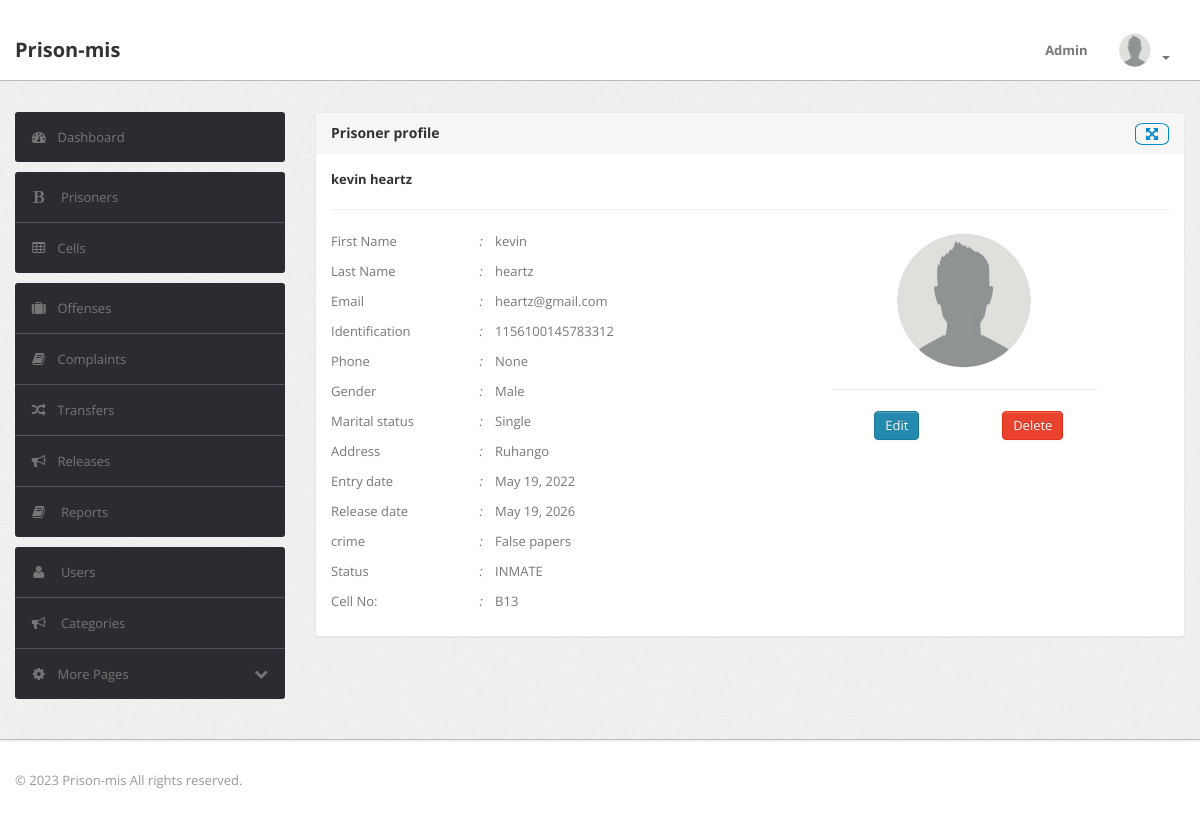
The app's page /prisoners/54/ (signed in) with its own data.
### accounts_app/models.py (models this page shows)
class User(AbstractUser):
    category = models.ForeignKey(Category, on_delete=models.SET_NULL, null=True)
    photo = models.ImageField(upload_to='photos/', default='avatar.png')

### prisoners_app/models.py (models this page shows)
class Prisoner(models.Model):
    firstname = models.CharField(max_length=30, default='None')
    lastname = models.CharField(max_length=30, default='None')
    email = models.EmailField(null=True,blank=True)
    identification = models.IntegerField(max_length=16)
    phone = models.IntegerField(null=True,blank=True)
    crime = models.ForeignKey(Crime, on_delete=models.SET_NULL,null=True)
    cell = models.ForeignKey(Cell, on_delete=models.SET_NULL,null=True,blank=True)
    entry_date = models.DateField()
    release_date = models.DateField(null=True, blank=True)
    marital_status = models.TextField(max_length=10, choices = MARITAL_CHOICES)
    gender = models.TextField(max_length=10, choices = GENDER_CHOICES)
    address = models.CharField(max_length=20)
    status = models.CharField(max_length=10,choices=PRISONER_STATUS_CHOICES,default="INMATE",blank=True)
    photo = models.ImageField(upload_to='photos/', default='avatar.png')
    def __str__(self):
        return str(self.firstname + ' ' + self.lastname)

class Crime(models.Model):
    name = models.CharField(max_length=30)
    description = models.TextField()
    detention_period = models.IntegerField()
    def __str__(self):
        return self.name

class Cell(models.Model):
    name = models.CharField(max_length=10)
    max_inmates = models.IntegerField(default=4)
    status = models.CharField(max_length=10,choices=CELL_STATUS_CHOICES,default="Empty",blank=True)
    def __str__(self):
        return self.name

### prisoners_app/views.py (the view, shortened to what this page needs)
# urls.py: path('<int:pk>/',prisoner_details_view,name='prisoner_details'),
@login_required
def prisoner_details_view(request, pk):
    prisoner = get_object_or_404(Prisoner,id=pk)
    context = {'prisoner':prisoner}
    return render(request,'prisoner_details.html',context)

### prisoners_app/templates/prisoner_details.html (shortened to what this page needs)
{% extends 'base1.html' %}
{% load crispy_forms_tags %}
{% load static %}
{% block content %}
<div class="module">
  <div class="module-head">
    <h3>
        <span>Prisoner profile</span>
        <a href="../" class="icon-fullscreen pull-right bordero" style="padding:0 10px;border-radius: 25%;"></a>
    </h3>
  </div>
  <div class="module-body">
    <h5>{{prisoner}}</h5><hr>
    <div class="btn-row row-fluid">
      <div class="span7">
        <div class="btn-row row-fluid">
          <div class="span4">
            <p>First Name <i class="pull-right"><i class="pull-right">:</i></i></p>
            <p>Last Name <i class="pull-right">:</i></p>
            <p>Email <i class="pull-right">:</i></p>
            <p>Identification <i class="pull-right">:</i></p>
            <p>Phone <i class="pull-right">:</i></p>
            <p>Gender <i class="pull-right">:</i></p>
            <p>Marital status <i class="pull-right">:</i></p>
            <p>Address <i class="pull-right">:</i></p>
            <p>Entry date <i class="pull-right">:</i></p>
            <p>Release date <i class="pull-right">:</i></p>
            <p>crime <i class="pull-right">:</i></p>
            <p>Status <i class="pull-right">:</i></p>
            <p>Cell No: <i class="pull-right">:</i></p>
          </div>
          <div class="span8">
            <p>{{prisoner.firstname}}</p>
            <p>{{prisoner.lastname}}</p>
            <p>{{prisoner.email}}</p>
            <p>{{prisoner.identification}}</p>
            <p>{{prisoner.phone}}</p>
            <p>{{prisoner.gender}}</p>
            <p>{{prisoner.marital_status}}</p>
            <p>{{prisoner.address}}</p>
            <p>{{prisoner.entry_date}}</p>
            <p>{{prisoner.release_date}}</p>
            <p>{{prisoner.crime}}</p>
            <p>{{prisoner.status}}</p>
            <p>{{prisoner.cell}}</p>
          </div>
        </div>
      </div>
      <div class="span4">
        <div style="text-align: center;">
          <p>
            <img src="{{prisoner.photo.url}}" style="width: 55%;">
          </p>
          <hr>
          <div class="btn-row">
            <div class="span6">
              <a class="btn btn-primary" href="{% url 'prisoner_update' prisoner.id %}">Edit</a>
            </div>
            <div class="span6">
              <a class="btn btn-danger modal_delete" data-toggle="modal" data-target="#deletemodal" data-url="{% url 'prisoner_delete' prisoner.id %}" >Delete</a>
            </div>
          </div>
        </div>
      </div>
    </div>
  </div>
</div>
{% endblock %}

### templates/base1.html (shortened to what this page needs)
{% load crispy_forms_tags %}
{% load static %}
<!DOCTYPE html>
<html lang="en">
    <head>
        <link type="text/css" href="{% static 'bootstrap/css/bootstrap.min.css' %}" rel="stylesheet">
        <link type="text/css" href="{% static 'bootstrap/css/bootstrap-responsive.min.css' %}" rel="stylesheet">
        <link type="text/css" href="{% static 'css/theme.css' %}" rel="stylesheet">
        <link type="text/css" href="{% static 'css/columns.css' %}" rel="stylesheet">
        <link type="text/css" href="{% static 'css/forms.css' %}" rel="stylesheet">
        <link type="text/css" href="{% static 'images/icons/css/font-awesome.css' %}" rel="stylesheet">
    </head>
    <body>
        <div class="navbar navbar-fixed-top">
            <div class="navbar-inner">
                <div class="container">
                        <a class="brand" href="{% url 'home' %}">Prison-mis</a>
                    {% block nav-content %}
                    <div class="nav-collapse collapse navbar-inverse-collapse">
                        <ul class="nav pull-right">
                            <li><a href="{% url 'user_update' request.user.id %}">{{request.user}} </a></li>
                            <li class="nav-user dropdown"><a href="#" class="dropdown-toggle" data-toggle="dropdown">
                                <img src="{{ user.photo.url }}" class="nav-avatar" />
                                <b class="caret"></b></a>
                            </li>
                        </ul>
                    </div>
                    {% endblock %}
                </div>
            </div>
        </div>
        <div class="wrapper">
            <div class="container">
                <div class="row">
                    <div class="span3"></div>
                    <div class="span9">
                    </div>
                </div>
                <div class="row">
                    <div class="span3">
                        <div class="sidebar">
                            <ul class="widget widget-menu unstyled">
                                <li class="active"><a href="{% url 'dashboard' %}"><i class="menu-icon icon-dashboard"></i>Dashboard</a></li>
                            </ul>
                            {% if user.category.name == 'Prison_Manager' %}
                            <ul class="widget widget-menu unstyled">
                                <li><a href="{% url 'prisoners' %}"><i class="menu-icon icon-bold"></i> Prisoners </a></li>
                                <li><a href="{% url 'cells' %}"><i class="menu-icon icon-table"></i>Cells </a></li>
                            </ul>
                            {% endif %}
                            <ul class="widget widget-menu unstyled">
                                {% if user.category.name != 'Criminal_Justice_Officer' %}
                                <li><a href="{% url 'crimes' %}"><i class="menu-icon icon-suitcase"></i>Offenses </a></li>
                                {% endif %}
                                <li><a href="{% url 'complaints' %}"><i class="menu-icon icon-book"></i>Complaints </a></li>
                                {% if user.category.name == 'Prison_Manager' %}
                                <li><a href="{% url 'transfers' %}"><i class="menu-icon icon-random"></i>Transfers </a></li>
                                <li><a href="{% url 'releases' %}"><i class="menu-icon icon-bullhorn"></i>Releases <b class="label green pull-right"></b></a></li>
                                <li><a href="{% url 'reports' %}"><i class="menu-icon icon-book"></i> Reports </a></li>
                                {% endif %}
                            </ul>
                            <ul class="widget widget-menu unstyled">
                                {% if user.category.name == 'Prison_Manager' %}
                                <li><a href="{% url 'users' %}"><i class="menu-icon icon-user"></i> Users </a></li>
                                <li><a href="{% url 'categorys' %}"><i class="menu-icon icon-bullhorn"></i> Categories </a></li>
                                {% endif %}
                                <li><a class="collapsed" data-toggle="collapse" href="#togglePages"><i class="menu-icon icon-cog">
                                </i><i class="icon-chevron-down pull-right"></i>More Pages </a>
                                </li>
                            </ul>
                        </div>
                    </div>
                    <div class="span9">
                        <div class="content">
                            {% block content %}{% endblock %}
                        </div>
                    </div>
                </div>
            </div>
        </div>
        <div class="footer">
            <div class="container">
                <span class="copyright">&copy; 2023 Prison-mis </spam>All rights reserved.
            </div>
        </div>
    </body>
</html>

### static/css/theme.css (style rules this page uses)
body { font-size: 13px; font-family: 'Open Sans', Arial, sans-serif; background: #fff; color: #777 }
h1, h2, h3, h4, h5, h6 { color: #333; margin-top: 0 }
h3 { font-size: 20px }
h5 { font-size: 13px }
strong, b { color: rgb(255, 77, 77); font-weight: lighter; }
.wrapper { background: url(../images/bg.png) #eee; border-bottom: 1px solid #bbb; -webkit-box-shadow: 0 1px 2px rgba(0,0,0,0.1); -moz-box-shadow: 0 1px 2px rgba(0,0,0,0.1); box-shadow: 0 1px 2px rgba(0,0,0,0.1); padding: 30px 0 }
.footer { color: #999; padding: 30px 0 60px }
body [class^="icon-"], body [class*=" icon-"] { font-size: 14px; line-height: 20px; height: 20px }
.module { background: #fff; -webkit-border-radius: 3px; -moz-border-radius: 3px; border-radius: 3px; border: 1px solid #ccc; border-bottom-color: #bbb; -webkit-box-shadow: 0 0 1px rgba(0,0,0,0.2); -moz-box-shadow: 0 0 1px rgba(0,0,0,0.2); box-shadow: 0 0 1px rgba(0,0,0,0.2); margin-bottom: 30px }
.navbar { position: static!important; margin: 0!important }
.navbar .navbar-inner { background: #fff; border-bottom: 1px solid #bbb; -webkit-box-shadow: 0 1px 2px rgba(0,0,0,0.15); -moz-box-shadow: 0 1px 2px rgba(0,0,0,0.15); box-shadow: 0 1px 2px rgba(0,0,0,0.15) }
.navbar .brand { color: #333; font-weight: bold; font-size: 20px; margin-right: 20px; padding: 20px }
.navbar .nav>li>a { padding: 20px 15px; font-weight: bold; color: #777 }
.nav-user>a { height: 20px }
.nav-avatar { width: 34px; height: 34px; margin: -7px 5px 0 0; -webkit-border-radius: 50%; -moz-border-radius: 50%; border-radius: 50% }
.btn, .btn-box { -webkit-border-radius: 3px; -moz-border-radius: 3px; border-radius: 3px }
.btn { font-size: 13px; font-weight: 600 }
.btn { display: inline-block; margin-bottom: 0; font-weight: 400; text-align: center; vertical-align: middle; cursor: pointer; background-image: none; border: 1px solid transparent; white-space: nowrap; padding: 4px 10px; font-size: 13px; line-height: 1.42857; border-radius: 4px; -webkit-user-select: none; -moz-user-select: none; -ms-user-select: none; user-select: none }
.btn-primary { color: #fff; background-color: #248aaf; border-color: #20799a }
.btn-danger { color: #fff; background-color: #e9422e; border-color: #e52e18 }
.widget-menu { background: #fff; -webkit-border-radius: 3px; -moz-border-radius: 3px; border-radius: 3px; overflow: hidden }
.widget-menu a { color: #555; display: block; line-height: 20px; padding: 15px; text-decoration: none!important }
.widget-menu .menu-icon { margin-right: 10px; color: #767676; -webkit-transition: all .2s ease-in-out; -moz-transition: all .2s ease-in-out; transition: all .2s ease-in-out; }
.widget-menu>li+li { border-top: 1px solid #555 }
.widget-menu>li>a { background-color: #2d2b32; color: #767676; -webkit-transition: all .2s ease-in-out; -moz-transition: all .2s ease-in-out; transition: all .2s ease-in-out; }
.widget-menu>li>a .icon-chevron-down { display: none }
.widget-menu>li>a.collapsed .icon-chevron-down { display: block }
.module { box-shadow: 0 0 3px rgba(0,0,0,.1); border-color: #e9e9e9; margin-bottom: 20px; background-color: #fff; border-radius: 4px; -webkit-box-shadow: 0 1px 1px rgba(0,0,0,.05); box-shadow: 0 1px 1px rgba(0,0,0,.05); }
.module-head { color: #767676; background-color: #f6f6f6; border-color: #e9e9e9; padding: 10px 15px; border-bottom: 1px solid transparent; border-top-right-radius: 3px; border-top-left-radius: 3px; }
.module-head h3 { font-size: 14px; line-height: 20px; height: 20px; margin: 0 }
.module-body { padding: 15px }

### static/css/forms.css (style rules this page uses)
.caret { display: inline-block; width: 0; height: 0; margin-left: 2px; vertical-align: middle; border-top: 4px dashed; border-top: 4px solid \9; border-right: 4px solid transparent; border-left: 4px solid transparent; }
.dropup, .dropdown { position: relative; }

### templates/base1.html (style rules this page uses)
.bordero { border:solid ;border-width:1px; }

### records on screen
User: user "Admin", photo (placeholder picture)
Prisoner: firstname+lastname "kevin heartz", firstname "kevin", lastname "heartz", email "heartz@gmail.com", identification "1156100145783312", phone "None", gender "Male", marital_status "Single", address "Ruhango", entry_date "May 19, 2022", release_date "May 19, 2026", crime "False papers", status "INMATE", cell "B13", photo (placeholder picture)
